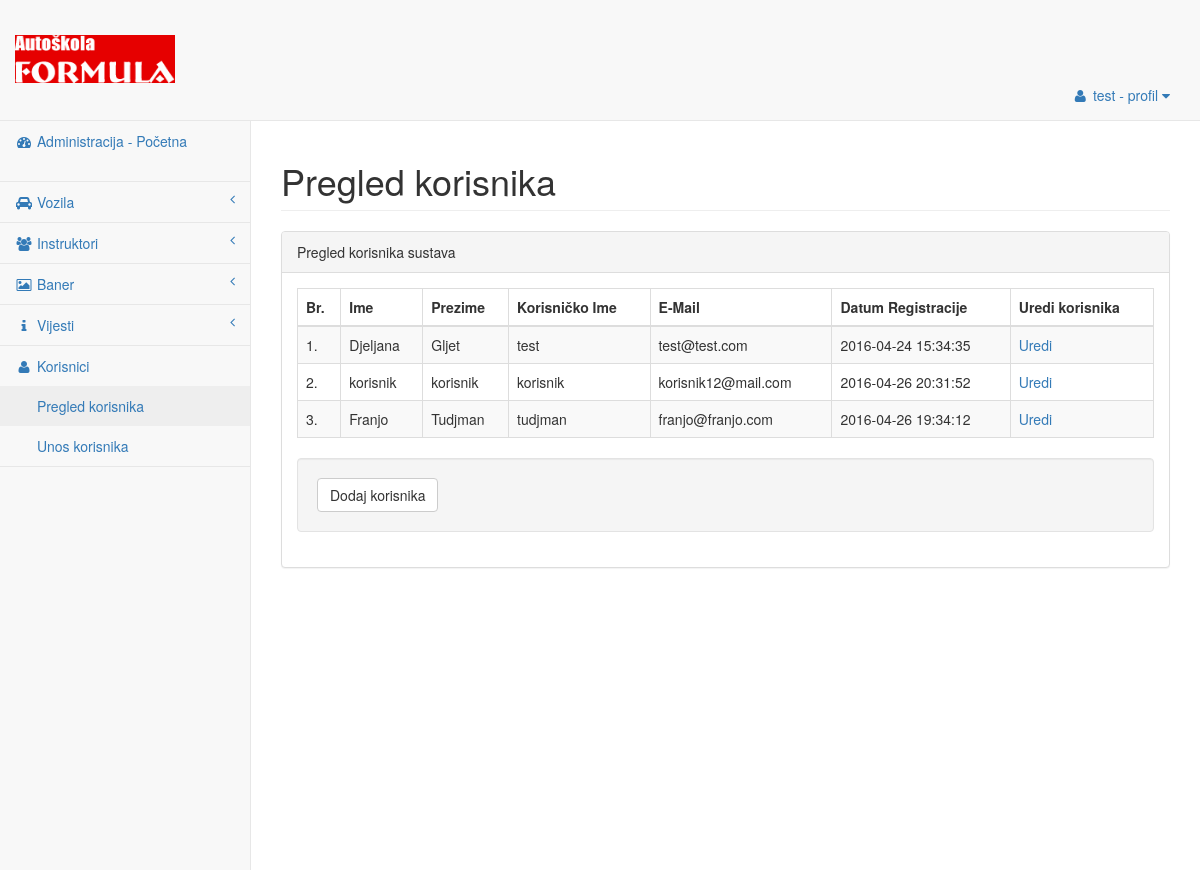
Page /admin/users (signed in) on the committed database.
### tables this page shows
CREATE TABLE IF NOT EXISTS `users` (
  `id` int(11) NOT NULL,
  `first_name` varchar(64) NOT NULL,
  `last_name` varchar(64) NOT NULL,
  `username` varchar(16) NOT NULL,
  `email` varchar(255) NOT NULL,
  `password` char(40) NOT NULL,
  `creation_datetime` datetime NOT NULL,
  `lastupdate_datetime` datetime NOT NULL,
  `permission` tinyint(1) NOT NULL
);

### admin/tpl/users.php (the view, shortened to what this page needs)
<?php
$user_data_query = '
		SELECT
		id,
		first_name,
		last_name,
		username,
		email,
		creation_datetime
		FROM users
		ORDER BY last_name ASC';
$user_data = $db->query($user_data_query);
$user_data = $user_data->fetch_all(MYSQLI_ASSOC);
?>
<!DOCTYPE html>
<html lang="en">
<head>
    <link href="<?=BASE_URL;?>tpl/css/bootstrap.css" rel="stylesheet">
    <link href="<?=BASE_URL;?>tpl/css/dataTables.bootstrap.css" rel="stylesheet">
    <link href="<?=BASE_URL;?>tpl/css/dataTables.responsive.css" rel="stylesheet">
    <link href="<?=BASE_URL;?>tpl/css/sb-admin-2.css" rel="stylesheet">
    <link href="<?=BASE_URL;?>tpl/css/font-awesome.css" rel="stylesheet" type="text/css">
</head>
<body>
    <div id="wrapper">
        <div id="page-wrapper">
            <div class="row">
                <div class="col-lg-12">
                    <h1 class="page-header">Pregled korisnika</h1>
                </div>
            </div>
            <div class="row">
                <div class="col-lg-12">
                    <div class="panel panel-default">
                        <div class="panel-heading">
                            Pregled korisnika sustava
                        </div>
                        <div class="panel-body">
                            <div class="dataTable_wrapper">
                                <table class="table table-striped table-bordered table-hover" id="pregled_korisnika">
                                    <thead>
                                        <tr>
											<th>Br. <?php $r = 1; ?> </th>
											<th>Ime</th>
                                            <th>Prezime</th>
                                            <th>Korisničko Ime</th>
                                            <th>E-Mail</th>
                                            <th>Datum Registracije</th>
                                            <th>Uredi korisnika</th>
                                        </tr>
                                    </thead>
                                    <tbody>
									<?php foreach ($user_data as $key => $value) : ?>
									<!--<?php
										@$i++;
									?>-->
                                        <tr class="<?=($i%2) ? 'even':'odd';?> gradeX">
											<td><?=($r++).'.' ;?></td>
											<td><?=$value['first_name'];?></td>
                                            <td><?=$value['last_name'];?></td>
                                            <td><?=$value['username'];?></td>
                                            <td><?=$value['email'];?></td>
                                            <td><?=$value['creation_datetime'];?></td>
                                            <td><a href="/users-add/edit/<?=$value['id'];?>">Uredi</a></td>
                                        </tr>
									<?php endforeach; ?>
                                    </tbody>
                                </table>
                            </div>
                           <div class="well">
							<a class="btn btn-default" name="Dodaj vijest" href="users-add">Dodaj korisnika</a>
                            </div>
                        </div>
                    </div>
                </div>
            </div>
        </div>
    </div>
</body>
</html>

### admin/tpl/css/sb-admin-2.css (style rules this page uses)
body { background-color: #f8f8f8; }
#wrapper { width: 100%; }
#page-wrapper { padding: 0 15px; min-height: 568px; background-color: #fff; }
@media (min-width:768px) { #page-wrapper { position: inherit; margin: 0 0 0 250px; padding: 0 30px; border-left: 1px solid #e7e7e7; } }
.navbar-top-links { margin-right: 0; }
.navbar-top-links li { display: inline-block; }
.navbar-top-links li:last-child { margin-right: 15px; }
.navbar-top-links li a { padding: 15px; min-height: 50px; }
.sidebar .sidebar-nav.navbar-collapse { padding-right: 0; padding-left: 0; }
.sidebar ul li { border-bottom: 1px solid #e7e7e7; }
.sidebar ul li a.active { background-color: #eee; }
.sidebar .arrow { float: right; }
.sidebar .fa.arrow:before { content: "\f104"; }
.sidebar .nav-second-level li, .sidebar .nav-third-level li { border-bottom: 0!important; }
.sidebar .nav-second-level li a { padding-left: 37px; }
@media (min-width:768px) { .sidebar { z-index: 1; position: absolute; width: 250px; margin-top: 51px; } }

### rows in the picture
users: first_name "Djeljana", last_name "Gljet", username "test", email "test@test.com", creation_datetime "2016-04-24 15:34:35"
users: first_name "korisnik", last_name "korisnik", username "korisnik", email "korisnik12@mail.com", creation_datetime "2016-04-26 20:31:52"
users: first_name "Franjo", last_name "Tudjman", username "tudjman", email "franjo@franjo.com", creation_datetime "2016-04-26 19:34:12"
